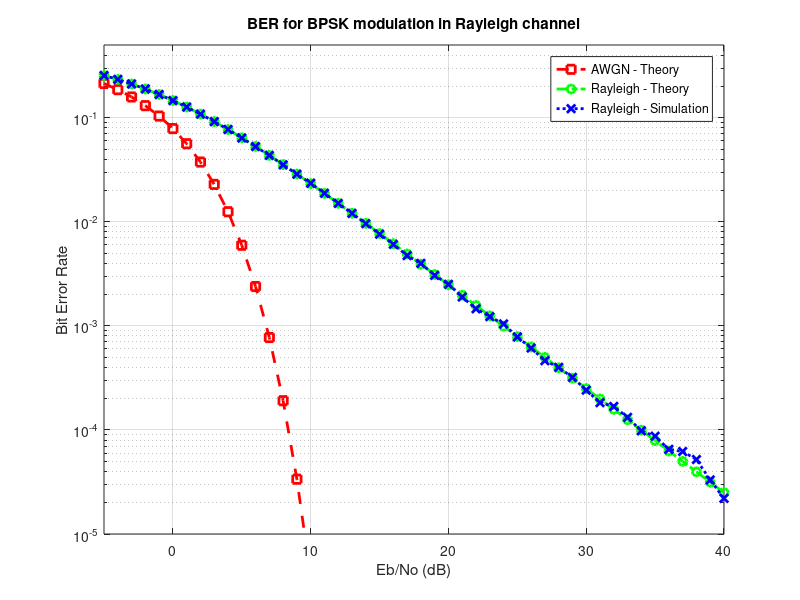

This chart was generated by the following MATLAB code:
N = 10^6;
min_dB = -5;
max_dB = 40;

% Transmitter
ip = rand(1, N) > 0.5;
s = 2 * ip - 1; % BPSK modulation 0 -> -1; 1 -> 0
Eb_N0_dB = (min_dB:max_dB);
nErr = zeros(1, max_dB - min_dB);

for ii = 1:length(Eb_N0_dB)
    % white gaussian noise, 0dB variance
    n = sqrt(1 / 2) * (randn(1, N) + 1i * randn(1, N));
    % Rayleigh channel
    h = 1 / sqrt(2) * (randn(1, N) + 1i * randn(1, N));
    y = h .* s + 10^(-Eb_N0_dB(ii) / 20) * n;

    % equalization
    yHat = y ./ h;

    % Receiver
    ipHat = real(yHat) > 0;
    nErr(ii) = size(find([ip - ipHat]), 2);
end

% simulated ber
simBer = nErr / N;
theoryBerAWGN = 0.5 * erfc(sqrt(10.^(Eb_N0_dB / 10)));
% theoretical ber
EbN0Lin = 10.^(Eb_N0_dB / 10);
theoryBer = 0.5 .* (1 - sqrt(EbN0Lin ./ (EbN0Lin + 1)));

% plot
figure(1);
semilogy(Eb_N0_dB, theoryBerAWGN, 'rs--', 'LineWidth', 2);
hold on;
semilogy(Eb_N0_dB, theoryBer, 'go-.', 'LineWidth', 2);
semilogy(Eb_N0_dB, simBer, 'bx:', 'LineWidth', 2);
axis([min_dB max_dB 10^-5 0.5]);
grid on;
legend('AWGN - Theory', 'Rayleigh - Theory', 'Rayleigh - Simulation');
xlabel('Eb/No (dB)');
ylabel('Bit Error Rate');
title('BER for BPSK modulation in Rayleigh channel');
